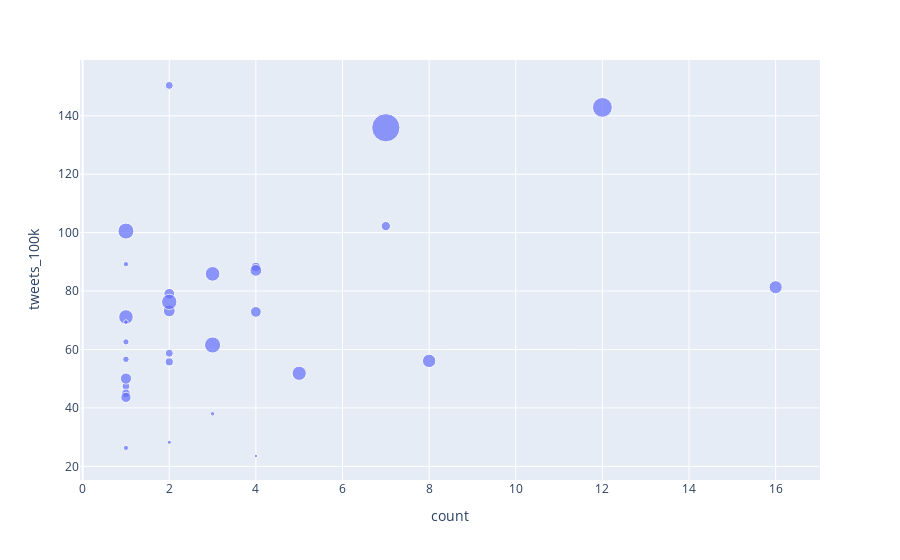

Notebook source saved alongside this figure:
### Code cell
px.scatter(state_tp_stat_pass[state_tp_stat_pass['state']!="DC"], x = "count", y="tweets_100k", hover_data=['state', 'tweets_100k', 'count'], size = "POPESTIMATE2019")

### Figure 1 — Plotly figure (JSON) as saved in the notebook; plotly's stock layout.template omitted (floating-point values rounded to 4 significant figures)
{"data": [{"customdata": [["AR", 47.42, 1], ["CA", 135.9, 7], ["CO", 72.88, 4], ["CT", 45.02, 1], ["DE", 38.0, 3], ["GA", 85.89, 3], ["HI", 89.2, 1], ["IA", 58.73, 2], ["IL", 100.5, 1], ["LA", 88.22, 4], ["MA", 73.21, 2], ["MI", 51.86, 5], ["MN", 79.08, 2], ["MO", 50.07, 1], ["NC", 71.13, 1], ["NE", 62.6, 1], ["NH", 26.33, 1], ["NJ", 56.11, 8], ["NM", 56.66, 1], ["NV", 150.4, 2], ["NY", 142.9, 12], ["OH", 76.3, 2], ["OR", 102.2, 7], ["PA", 61.54, 3], ["RI", 69.38, 1], ["SC", 43.62, 1], ["SD", 28.26, 2], ["TN", 87.08, 4], ["UT", 55.77, 2], ["VA", 81.32, 16], ["VT", 23.56, 4]], "hovertemplate": "count=%{customdata[2]}<br>tweets_100k=%{customdata[1]}<br>POPESTIMATE2019=%{marker.size}<br>state=%{customdata[0]}<extra></extra>", "legendgroup": "", "marker": {"color": "#636efa", "size": [3017804, 39512223, 5758736, 3565287, 973764, 10617423, 1415872, 3155070, 12671821, 4648794, 6892503, 9986857, 5639632, 6137428, 10488084, 1934408, 1359711, 8882190, 2096829, 3080156, 19453561, 11689100, 4217737, 12801989, 1059361, 5148714, 884659, 6829174, 3205958, 8535519, 623989], "sizemode": "area", "sizeref": 98780.0, "symbol": "circle"}, "mode": "markers", "name": "", "orientation": "v", "showlegend": false, "type": "scatter", "x": [1, 7, 4, 1, 3, 3, 1, 2, 1, 4, 2, 5, 2, 1, 1, 1, 1, 8, 1, 2, 12, 2, 7, 3, 1, 1, 2, 4, 2, 16, 4], "xaxis": "x", "y": [47.42, 135.9, 72.88, 45.02, 38.0, 85.89, 89.2, 58.73, 100.5, 88.22, 73.21, 51.86, 79.08, 50.07, 71.13, 62.6, 26.33, 56.11, 56.66, 150.4, 142.9, 76.3, 102.2, 61.54, 69.38, 43.62, 28.26, 87.08, 55.77, 81.32, 23.56], "yaxis": "y"}], "layout": {"autosize": true, "legend": {"itemsizing": "constant", "tracegroupgap": 0}, "margin": {"t": 60}, "xaxis": {"anchor": "y", "autorange": true, "domain": [0, 1], "range": [-0.02356, 16.99], "title": {"text": "count"}, "type": "linear"}, "yaxis": {"anchor": "x", "autorange": true, "domain": [0, 1], "range": [14.92, 159.7], "title": {"text": "tweets_100k"}, "type": "linear"}}}
